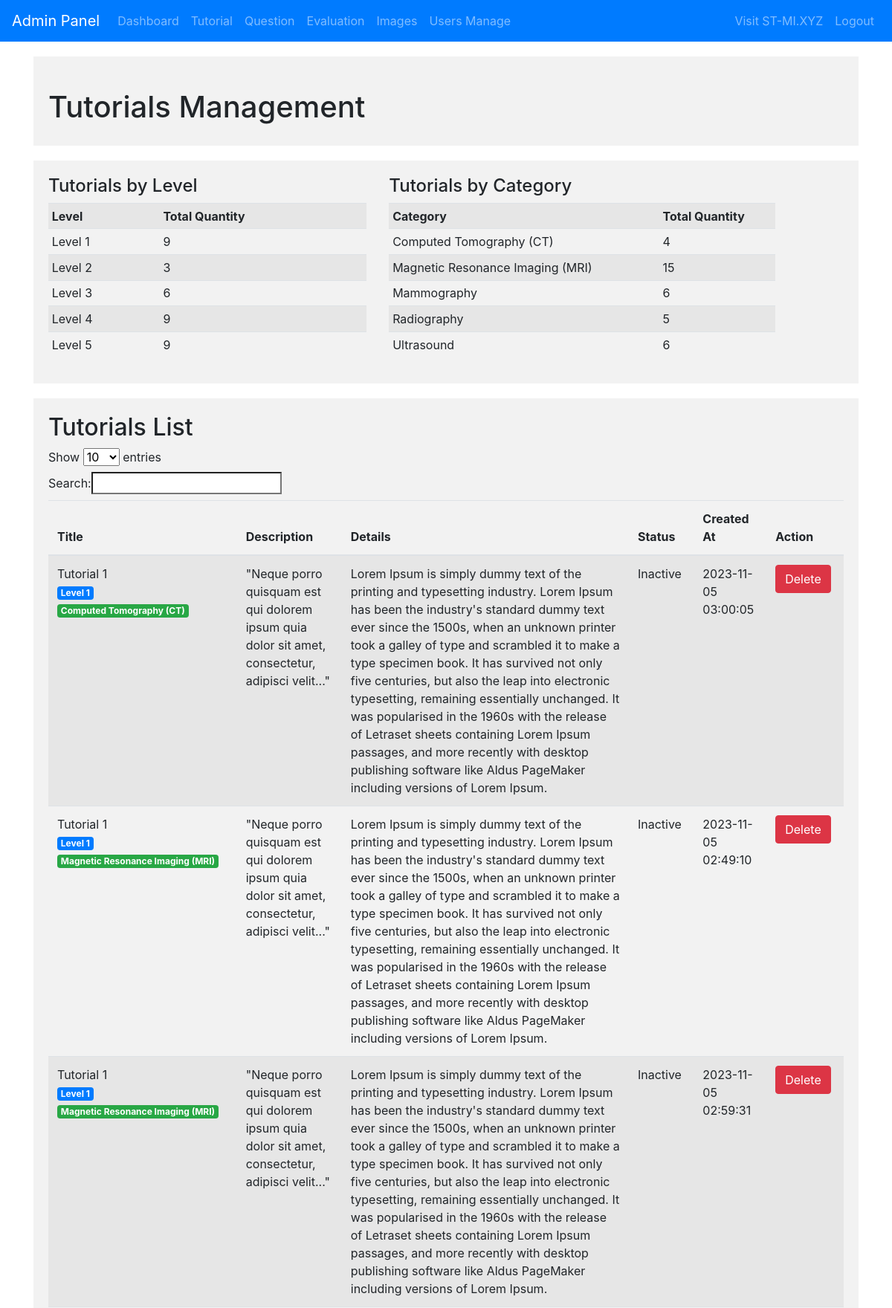
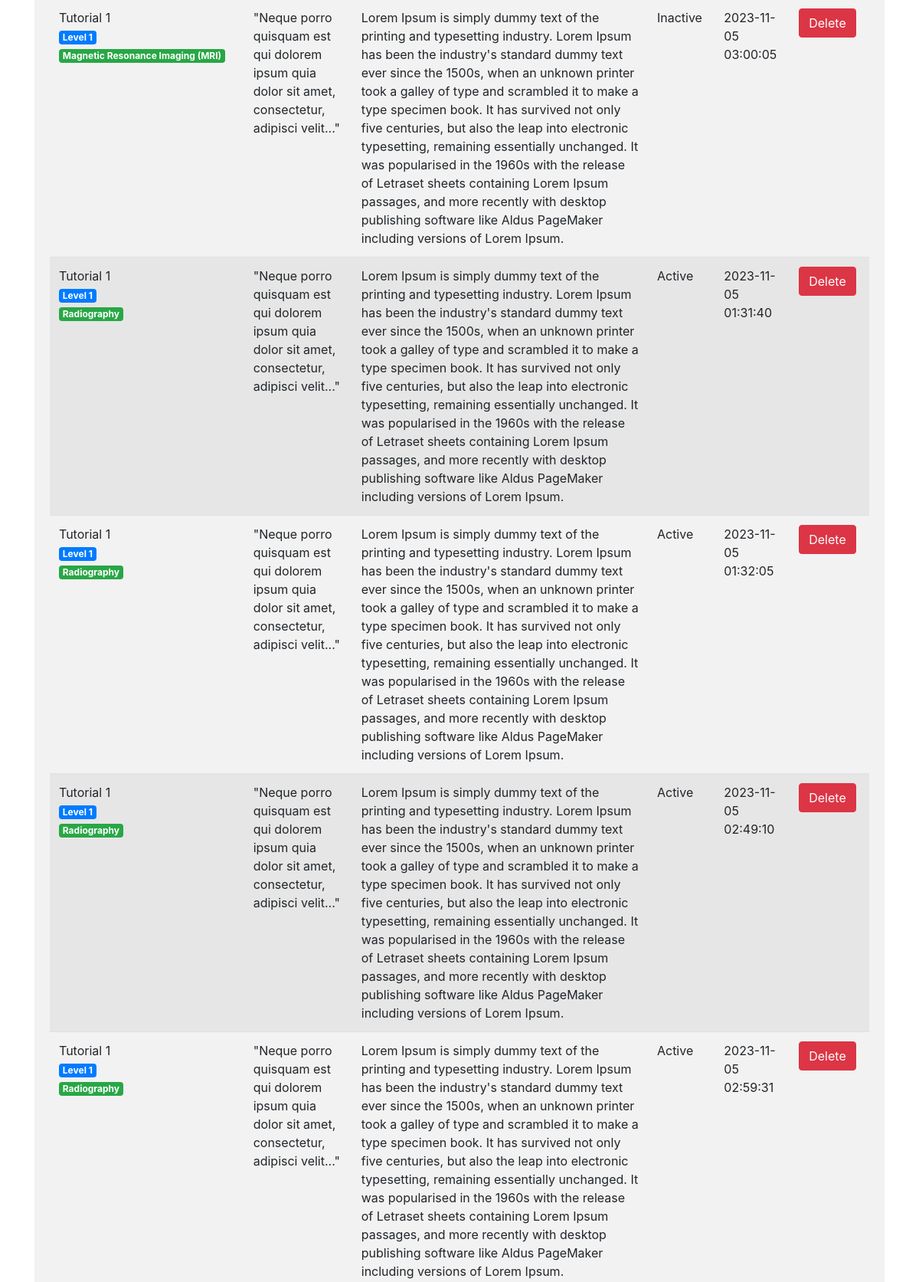
The app's page /tutorial/list (upper part) with its own data (2 pictures, top to bottom).
### tables this page shows
CREATE TABLE tutorials (
    tutorial_id INTEGER PRIMARY KEY,
    logo VARCHAR(255),
    Title VARCHAR(255) NOT NULL,
    Description TEXT,
    Details TEXT,
    content_type VARCHAR(50),
    level_id INT,
    category_id INT,
    Status VARCHAR(20),
    created_at TIMESTAMP DEFAULT CURRENT_TIMESTAMP,
    FOREIGN KEY (level_id) REFERENCES level (level_id),
    FOREIGN KEY (category_id) REFERENCES category (category_id)
);

### admin.py (the view)
@app.route('/tutorial/list')
def list_tutorials():
    conn = get_db_connection()
    level_cursor = conn.execute('SELECT level_id, level_name FROM level')
    levels = level_cursor.fetchall()
    category_cursor = conn.execute('SELECT category_id, category_name FROM category')
    categories = category_cursor.fetchall()
    tutorials_cursor = conn.execute('SELECT * FROM tutorials')
    tutorials = tutorials_cursor.fetchall()
    level_count_cursor = conn.execute('SELECT level_id, COUNT(*) AS total_quantity FROM tutorials GROUP BY level_id')
    level_count = level_count_cursor.fetchall()
    cat_count_cursor = conn.execute('SELECT category_id, COUNT(*) AS total_quantity FROM tutorials GROUP BY category_id')
    cat_count = cat_count_cursor.fetchall()
    conn.close()
    return render_template('admin_list_tutorials.html', tutorials=tutorials, levels=levels, categories=categories, level_count=level_count,cat_count=cat_count)

### admin.py (called while the page is built)
@app.before_request
def check_admin_access():
    if request.endpoint and request.endpoint.startswith('admin'):
        if not is_admin():
            return redirect(url_for('hello'))

def get_db_connection():
    conn = sqlite3.connect('database.db')
    conn.row_factory = sqlite3.Row
    return conn

### templates/admin_list_tutorials.html (shortened to what this page needs)
{% extends 'admin_template.html' %}
{% block content %}
<div class="section">
    <h1 class="mt-4">Tutorials Management</h1>
</div>
    <div class="section">
        <div class="row">
            <div class="col-md-5">
                <h4>Tutorials by Level</h4>
                <table class="table table-striped table-sm">
                    <tr>
                        <th>Level</th>
                        <th>Total Quantity</th>
                    </tr>
                    {% for row in level_count %}
                        <tr>
                            <td>{{ row['level_id'] }}</td>
                            <td>{{ row['total_quantity'] }}</td>
                        </tr>
                    {% endfor %}
                </table>
            </div>
        <div class="col-md-6">
            <h4>Tutorials by Category</h4>
            <table class="table table-striped table-sm">
                <tr>
                    <th>Category</th>
                    <th>Total Quantity</th>
                </tr>
                {% for row in cat_count %}
                    <tr>
                        <td>{{ row['category_id'] }}</td>
                        <td>{{ row['total_quantity'] }}</td>
                    </tr>
                {% endfor %}
            </table>
        </div>
    </div>
    </div>
    <div class="section">
    <h2>Tutorials List</h2>
    <table class="table table-striped" id="tutorialTable">
        <thead>
            <tr>
                <th>Title</th>
                <th>Description</th>
                <th>Details</th>
                <th>Status</th>
                <th>Created At</th>
                <th>Action</th>
            </tr>
        </thead>
        <tbody>
            {% for tutorial in tutorials %}
            <tr>
                <td>{{ tutorial.title }}<br>
                    <span class="badge badge-primary">{{ tutorial.level_id }}</span><br>
                    <span class="badge badge-success">{{ tutorial.category_id }}</span>
                </td>
                <td>{{ tutorial.description }}</td>
                <td>{{ tutorial.details }}</td>
                <td>{{ tutorial.status }}</td>
                <td>{{ tutorial.created_at }}</td>
                <td>
                    <a href="/tutorial/delete/{{ tutorial.tutorial_id }}" onClick="confirm('Delete entry?')">
                        <button class="btn btn-danger">Delete</button>
                    </a>
                </td>
            </tr>
            {% endfor %}
        </tbody>
    </table>
</div>
{% endblock %}

### templates/admin_template.html (style rules this page uses)
.section { background-color: #f2f2f2; padding: 20px; margin-top: 20px; }

### records on screen
tutorials: category_id "Magnetic Resonance Imaging (MRI)", total_quantity "15"
tutorials: title "Tutorial 1", level_id "Level 1", category_id "Radiography", description "\"Neque porro quisquam est qui dolorem ipsum quia dolor sit amet, consectetur, adipisci velit...\"", details "Lorem Ipsum is simply dummy text of the printing and typesetting industry. Lorem Ipsum has been the industry's standard dummy text ever since the 1500s, when an unknown printer took a galley of type and scrambled it to make a type specimen book. It has survived not only five centuries, but also the leap into electronic typesetting, remaining essentially unchanged. It was popularised in the 1960s with the release of Letraset sheets containing Lorem Ipsum passages, and more recently with desktop publishing software like Aldus PageMaker including versions of Lorem Ipsum.", status "Active", created_at "2023-11-05 01:31:40"
tutorials: title "Tutorial 1", level_id "Level 1", category_id "Radiography", description "\"Neque porro quisquam est qui dolorem ipsum quia dolor sit amet, consectetur, adipisci velit...\"", details "Lorem Ipsum is simply dummy text of the printing and typesetting industry. Lorem Ipsum has been the industry's standard dummy text ever since the 1500s, when an unknown printer took a galley of type and scrambled it to make a type specimen book. It has survived not only five centuries, but also the leap into electronic typesetting, remaining essentially unchanged. It was popularised in the 1960s with the release of Letraset sheets containing Lorem Ipsum passages, and more recently with desktop publishing software like Aldus PageMaker including versions of Lorem Ipsum.", status "Active", created_at "2023-11-05 01:32:05"
tutorials: title "Tutorial 1", level_id "Level 1", category_id "Radiography", description "\"Neque porro quisquam est qui dolorem ipsum quia dolor sit amet, consectetur, adipisci velit...\"", details "Lorem Ipsum is simply dummy text of the printing and typesetting industry. Lorem Ipsum has been the industry's standard dummy text ever since the 1500s, when an unknown printer took a galley of type and scrambled it to make a type specimen book. It has survived not only five centuries, but also the leap into electronic typesetting, remaining essentially unchanged. It was popularised in the 1960s with the release of Letraset sheets containing Lorem Ipsum passages, and more recently with desktop publishing software like Aldus PageMaker including versions of Lorem Ipsum.", status "Active", created_at "2023-11-05 02:49:10"
tutorials: title "Tutorial 1", level_id "Level 1", category_id "Magnetic Resonance Imaging (MRI)", description "\"Neque porro quisquam est qui dolorem ipsum quia dolor sit amet, consectetur, adipisci velit...\"", details "Lorem Ipsum is simply dummy text of the printing and typesetting industry. Lorem Ipsum has been the industry's standard dummy text ever since the 1500s, when an unknown printer took a galley of type and scrambled it to make a type specimen book. It has survived not only five centuries, but also the leap into electronic typesetting, remaining essentially unchanged. It was popularised in the 1960s with the release of Letraset sheets containing Lorem Ipsum passages, and more recently with desktop publishing software like Aldus PageMaker including versions of Lorem Ipsum.", status "Inactive", created_at "2023-11-05 02:49:10"
tutorials: title "Tutorial 1", level_id "Level 1", category_id "Radiography", description "\"Neque porro quisquam est qui dolorem ipsum quia dolor sit amet, consectetur, adipisci velit...\"", details "Lorem Ipsum is simply dummy text of the printing and typesetting industry. Lorem Ipsum has been the industry's standard dummy text ever since the 1500s, when an unknown printer took a galley of type and scrambled it to make a type specimen book. It has survived not only five centuries, but also the leap into electronic typesetting, remaining essentially unchanged. It was popularised in the 1960s with the release of Letraset sheets containing Lorem Ipsum passages, and more recently with desktop publishing software like Aldus PageMaker including versions of Lorem Ipsum.", status "Active", created_at "2023-11-05 02:59:31"
tutorials: title "Tutorial 1", level_id "Level 1", category_id "Magnetic Resonance Imaging (MRI)", description "\"Neque porro quisquam est qui dolorem ipsum quia dolor sit amet, consectetur, adipisci velit...\"", details "Lorem Ipsum is simply dummy text of the printing and typesetting industry. Lorem Ipsum has been the industry's standard dummy text ever since the 1500s, when an unknown printer took a galley of type and scrambled it to make a type specimen book. It has survived not only five centuries, but also the leap into electronic typesetting, remaining essentially unchanged. It was popularised in the 1960s with the release of Letraset sheets containing Lorem Ipsum passages, and more recently with desktop publishing software like Aldus PageMaker including versions of Lorem Ipsum.", status "Inactive", created_at "2023-11-05 02:59:31"
tutorials: title "Tutorial 1", level_id "Level 1", category_id "Computed Tomography (CT)", description "\"Neque porro quisquam est qui dolorem ipsum quia dolor sit amet, consectetur, adipisci velit...\"", details "Lorem Ipsum is simply dummy text of the printing and typesetting industry. Lorem Ipsum has been the industry's standard dummy text ever since the 1500s, when an unknown printer took a galley of type and scrambled it to make a type specimen book. It has survived not only five centuries, but also the leap into electronic typesetting, remaining essentially unchanged. It was popularised in the 1960s with the release of Letraset sheets containing Lorem Ipsum passages, and more recently with desktop publishing software like Aldus PageMaker including versions of Lorem Ipsum.", status "Inactive", created_at "2023-11-05 03:00:05"
tutorials: title "Tutorial 1", level_id "Level 1", category_id "Magnetic Resonance Imaging (MRI)", description "\"Neque porro quisquam est qui dolorem ipsum quia dolor sit amet, consectetur, adipisci velit...\"", details "Lorem Ipsum is simply dummy text of the printing and typesetting industry. Lorem Ipsum has been the industry's standard dummy text ever since the 1500s, when an unknown printer took a galley of type and scrambled it to make a type specimen book. It has survived not only five centuries, but also the leap into electronic typesetting, remaining essentially unchanged. It was popularised in the 1960s with the release of Letraset sheets containing Lorem Ipsum passages, and more recently with desktop publishing software like Aldus PageMaker including versions of Lorem Ipsum.", status "Inactive", created_at "2023-11-05 03:00:05"

### other values on screen
{{ row['level_id'] }} "Level 1" "Level 2" "Level 3" "Level 4" "Level 5"
{{ row['total_quantity'] }} "9" "3" "6" "9" "9"
{{ row['category_id'] }} "Computed Tomography (CT)" "Mammography" "Radiography" "Ultrasound"
{{ row['total_quantity'] }} "4" "6" "5" "6"
